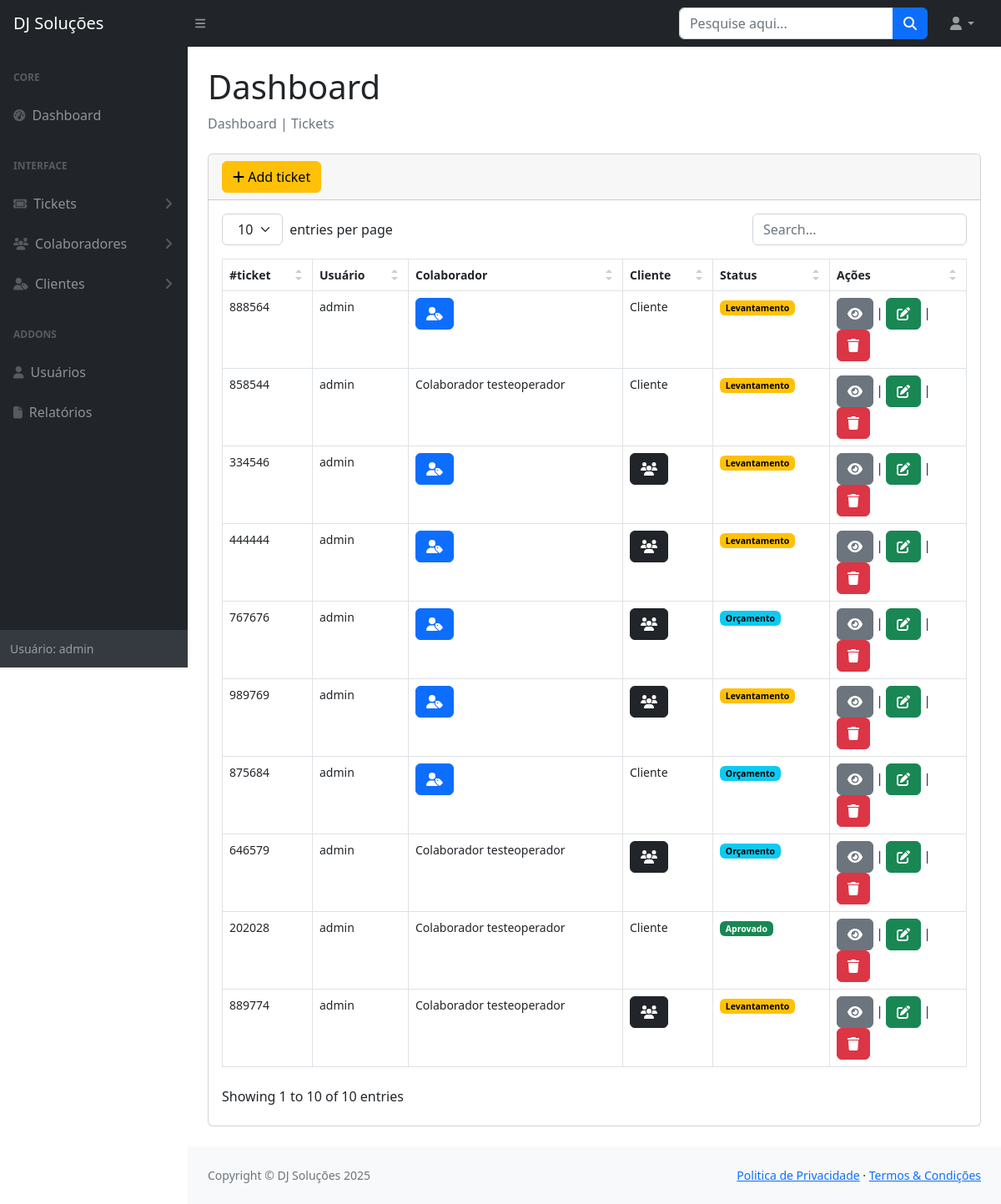
The app's page /ticket/ (signed in) with its own data.
### ticket/models.py (models this page shows, shortened)
class Ticket(models.Model):
    ticket = models.CharField(max_length=6, unique=True)
    usuario = models.ForeignKey(User, on_delete=models.SET_NULL, null=True)
    colaborador = models.ForeignKey(Colaborador, on_delete=models.SET_NULL, null=True)
    cliente = models.ForeignKey(Cliente, on_delete=models.SET_NULL, null=True)
    status = models.CharField(max_length=1, choices=[('L', 'Levantamento'), ('O', 'Orçamento'), ('A', 'Aprovado'), ('F', 'Finalizado'), ('B', 'Buscar-Prestador')])
    descricao = models.TextField()
    valor_mao_obra = models.DecimalField(max_digits=10, decimal_places=2)
    valor_custo = models.DecimalField(max_digits=10, decimal_places=2)
    valor_faturamento = models.DecimalField(max_digits=10, decimal_places=2)
    data_criacao = models.DateField(auto_now_add=True)
    ultimo_update = models.DateField(auto_now_add=True)
    finalizado = models.BooleanField(default=False, null=True)
    data_finalizar = models.DateField()
    class Meta:
        ordering = ['data_criacao']

### cliente/models.py (models this page shows)
class Cliente(models.Model):
    nome = models.CharField(max_length=255)
    usuario = models.ForeignKey(User, on_delete=models.SET_NULL, null=True)
    gerente_loja = models.CharField(max_length=100)
    telefone = models.CharField(max_length=13)
    gerente_regional = models.CharField(max_length=100)
    enderecoCli = models.TextField()
    def __str__(self):
        return self.nome

### colaborador/models.py (models this page shows)
class Colaborador(models.Model):
    nomeCol = models.CharField(max_length=255)
    usuario = models.ForeignKey(User, on_delete=models.SET_NULL, null=True)
    telefone = models.CharField(max_length=11)
    cpf_cnpj = models.CharField(max_length=20, null=True, unique=True)
    pix = models.CharField(max_length=100)
    funcao = models.CharField(max_length=100)
    enderecoCol = models.TextField()
    def __str__(self):
        return self.nomeCol

### ticket/views.py (the view)
# urls.py: path('', views.dashboardTicket, name='dashboard-ticket'),
@login_required
def dashboardTicket(request):
    usuario = request.user
    if has_role(usuario, [User, 'super']):
        tickets = Ticket.objects.filter(finalizado=False).order_by('-data_criacao')
    else:
        tickets = Ticket.objects.filter(finalizado=False, usuario=usuario.pk).order_by('-data_criacao')
    context = {
        'tickets':tickets,
        'title': 'Tickets',
    }
    return render(request, 'ticket/index-ticket.html', context)

### templates/ticket/index-ticket.html (shortened to what this page needs)
{% extends '_layout/base.html' %}
{% block conteudo %}
    <div class="card mb-4">
        <div class="card-header">
            <a class="btn btn-warning" href="{% url 'add-ticket' %}"><i class="fas fa-plus"></i> Add ticket </a>
        </div>
        <div class="card-body">
            <table id="datatablesSimple">
                <thead>
                    <tr align="center">
                        <th scope="col">#ticket</th>
                        <th scope="col">Usuário</th>
                        <th scope="col">Colaborador</th>
                        <th scope="col">Cliente</th>
                        <th scope="col">Status</th>
                        <th scope="col">Ações</th>
                    </tr>
                </thead>
                <tbody>
                    {% for ticket in tickets %}
                    <tr align="center">
                        <td>{{ ticket.ticket }}</td>
                        <td>{{ ticket.usuario }}</td>
                        <td>
                            {% if not ticket.colaborador  %}
                                <a href="/ticket/add-ticket-colaborador/{{ticket.id}}"><button class="btn btn-primary text-white"><i class="fas fa-user-tag"></i></button></a>
                            {% else %}
                                {{ ticket.colaborador }}
                            {% endif %}
                        </td>
                        <td>
                            {% if not ticket.cliente %}
                                <a href="/ticket/add-ticket-cliente/{{ticket.id}}"><button class="btn btn-dark"><i class="fas fa-users"></i></button></a>
                            {% else %}
                                {{ ticket.cliente }}
                            {% endif %}
                        </td>
                        <td>
                            {% if ticket.status == 'L' %}
                            <span class="badge text-bg-warning">Levantamento</span>
                            {% endif %}
                            {% if ticket.status == 'O' %}
                                <span class="badge text-bg-info">Orçamento</span>
                            {% endif %}
                            {% if ticket.status == 'A' %}
                                <span class="badge text-bg-success">Aprovado</span>
                            {% endif %}
                        <td>
                            <a href="/ticket/ticket/{{ ticket.pk }}"><button class="btn btn-secondary text-white"><i class="fas fa-eye" title="Clique aqui para mais informações do ticket"></i></button></a> |
                            <a href="/ticket/editar-ticket/{{ ticket.id }}"><button class="btn btn-success"><i class="fas fa-edit" title="Clique aqui para editar o ticket"></i></button></a> |
                            <a href="/ticket/deletar-ticket/{{ ticket.id }}"><button class="btn btn-danger"><i class="fas fa-trash" title="Clique aqui para deletar o ticket"></i></button></a>
                        </td>
                    </tr>
                    {% endfor %}
                </tbody>
            </table>
        </div>
    </div>
{% endblock %}

### templates/paginas/nav-lateral.html (shortened to what this page needs)
{% load permission_tags %}
<div id="layoutSidenav_nav">
    <nav class="sb-sidenav accordion sb-sidenav-dark" id="sidenavAccordion">
        <div class="sb-sidenav-menu">
            <div class="nav">
                <div class="sb-sidenav-menu-heading">Core</div>
                <a class="nav-link" href="/">
                    <div class="sb-nav-link-icon"><i class="fas fa-tachometer-alt"></i></div>
                    Dashboard
                </a>
                <div class="sb-sidenav-menu-heading">Interface</div>
                <a class="nav-link collapsed" href="#" data-bs-toggle="collapse" data-bs-target="#collapseLTickets" aria-expanded="false" aria-controls="collapseLTickets">
                    <div class="sb-nav-link-icon"><i class="fas fa-ticket"></i></div>
                    Tickets
                    <div class="sb-sidenav-collapse-arrow"><i class="fas fa-angle-down"></i></div>
                </a>
                <a class="nav-link collapsed" href="#" data-bs-toggle="collapse" data-bs-target="#collapseColaborador" aria-expanded="false" aria-controls="collapseColaborador">
                    <div class="sb-nav-link-icon"><i class="fas fa-users"></i></div>
                    Colaboradores
                    <div class="sb-sidenav-collapse-arrow"><i class="fas fa-angle-down"></i></div>
                </a>
                <a class="nav-link collapsed" href="#" data-bs-toggle="collapse" data-bs-target="#collapseClientes" aria-expanded="false" aria-controls="collapseClientes">
                    <div class="sb-nav-link-icon"><i class="fas fa-user-tag"></i></div>
                    Clientes
                    <div class="sb-sidenav-collapse-arrow"><i class="fas fa-angle-down"></i></div>
                </a>
                {% if user|has_role:'super' %}
                <div class="sb-sidenav-menu-heading">Addons</div>
                <a class="nav-link" href="{% url 'index-usuario' %}">
                    <div class="sb-nav-link-icon"><i class="fas fa-user"></i></div>
                    Usuários
                </a>
                <a class="nav-link" href="tables.html">
                    <div class="sb-nav-link-icon"><i class="fas fa-file"></i></div>
                    Relatórios
                </a>
                {%  endif %}
            </div>
        </div>
        <div class="sb-sidenav-footer">
            <div class="small">Usuário: {{user.username}}</div>
        </div>
    </nav>
</div>

### records on screen
Ticket: ticket "888564", usuario "admin", cliente "Cliente", status "Levantamento"
Ticket: ticket "858544", usuario "admin", colaborador "Colaborador testeoperador", cliente "Cliente", status "Levantamento"
Ticket: ticket "334546", usuario "admin", status "Levantamento"
Ticket: ticket "444444", usuario "admin", status "Levantamento"
Ticket: ticket "767676", usuario "admin", status "Orçamento"
Ticket: ticket "989769", usuario "admin", status "Levantamento"
Ticket: ticket "875684", usuario "admin", cliente "Cliente", status "Orçamento"
Ticket: ticket "646579", usuario "admin", colaborador "Colaborador testeoperador", status "Orçamento"
Ticket: ticket "202028", usuario "admin", colaborador "Colaborador testeoperador", cliente "Cliente", status "Aprovado"
Ticket: ticket "889774", usuario "admin", colaborador "Colaborador testeoperador", status "Levantamento"

### other values on screen
{{ user.username }} "admin"
{{ title }} "Tickets"
